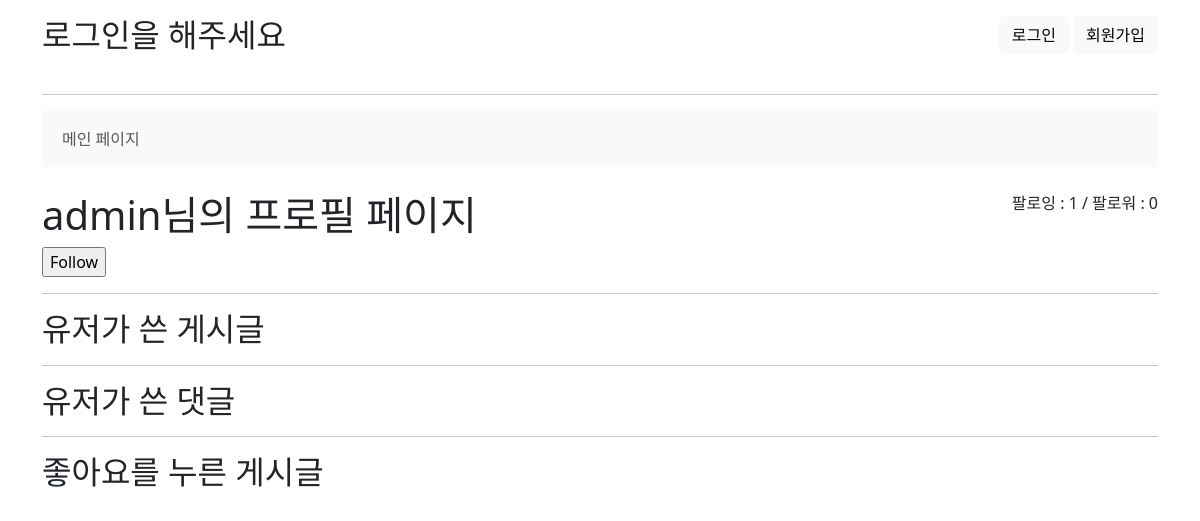
/accounts/profile/admin/, run on an earlier commit of the app's database.
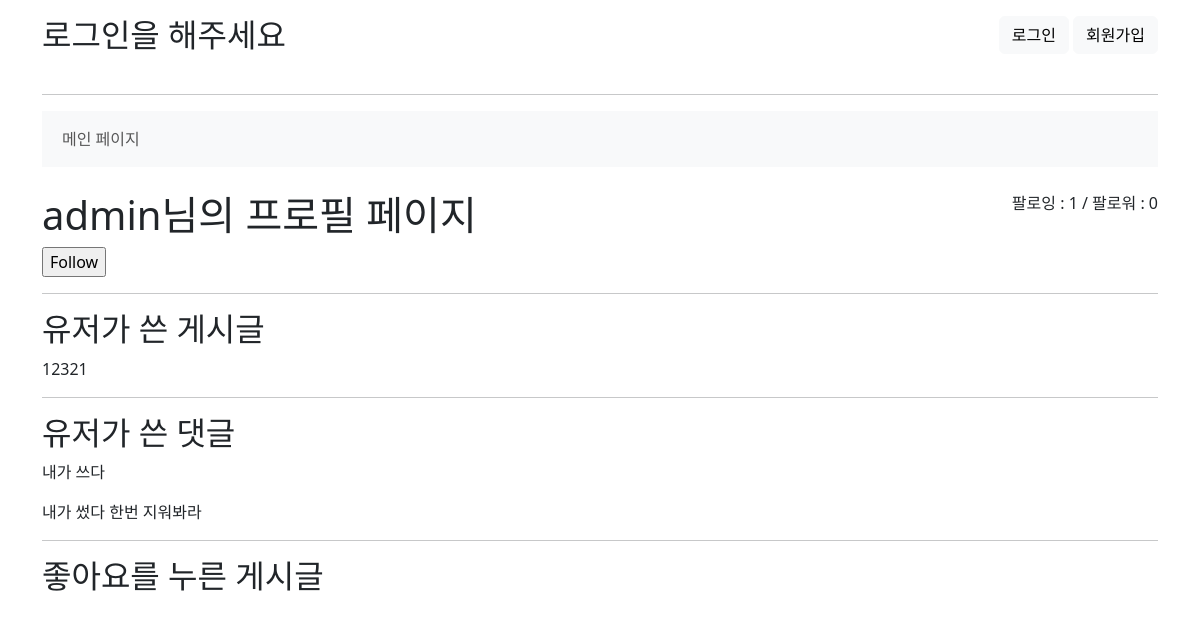
And on a later commit of the database.
### accounts/models.py (models this page shows)
class User(AbstractUser):
    followings = models.ManyToManyField('self', symmetrical=False, related_name='followers')

### boards/models.py (models this page shows)
class Board(models.Model):
    author = models.ForeignKey(settings.AUTH_USER_MODEL, on_delete=models.CASCADE)
    like_users = models.ManyToManyField(
        settings.AUTH_USER_MODEL, related_name='like_boards'
    )
    title = models.CharField(max_length=20)
    content = models.TextField()
    created_at = models.DateTimeField(auto_now_add=True)
    updated_at = models.DateTimeField(auto_now=True)

class Comment(models.Model):
    author = models.ForeignKey(settings.AUTH_USER_MODEL, on_delete=models.CASCADE)
    board = models.ForeignKey(Board, on_delete=models.CASCADE, related_name='comments')
    content = models.CharField(max_length=200)
    created_at = models.DateTimeField(auto_now_add=True)
    updated_at = models.DateTimeField(auto_now=True)

### accounts/views.py (the view)
# urls.py: path('profile/<str:username>/', views.profile, name='profile'),
def profile(request, username):
    User = get_user_model()
    person = User.objects.get(username=username)
    context = {
        'person': person,
    }
    return render(request, 'accounts/profile.html', context)

### accounts/templates/accounts/profile.html (shortened to what this page needs)
{% extends "base.html" %}
{% block content %}
        <div class="d-flex justify-content-between">
            <h1>{{ person.username }}님의 프로필 페이지</h1>
            <div>
                <p>
                    팔로잉 : {{ person.followings.all|length}} / 팔로워 : {{ person.followers.all|length }}
                </p>
            </div>
        </div>
        <div>
            {% if request.user != person %}
                <div>
                    <form action="{% url "accounts:follow" person.pk %} " method="POST">
                    {% if request.user in person.followers.all %}
                        <input type="submit" value="Unfollow">
                    {% else %}
                        <input type="submit" value="Follow">
                    {% endif %}
                    </form>
                </div>
            {% endif %}
        </div>
    <hr>
    <h2>유저가 쓴 게시글</h2>
    {% for article in person.board_set.all  %}
        <p>{{ article.title }}</p>
    {% endfor %}
    <hr>
    <h2>유저가 쓴 댓글</h2>
    {% for comment in person.comment_set.all %}
        <p>{{ comment.content }}</p>
    {% endfor %}
    <hr>
    <h2>좋아요를 누른 게시글</h2>
{% endblock  %}

### templates/base.html (shortened to what this page needs)
<!DOCTYPE html>
<html lang="en">
<head>
  <link href="https://cdn.jsdelivr.net/npm/bootstrap@5.3.2/dist/css/bootstrap.min.css" rel="stylesheet">
</head>
<body>
  <div class="mt-3 container">
    {% if request.user.is_authenticated %}
      <div class="d-flex justify-content-between">
        <h2>Hello, {{ user.username }}</h2>
        <a style="height: 70%;" href="{% url 'accounts:logout' %}"><button class="btn btn-light">로그아웃</button></a>
      </div>
    {% else %}
      <div class="d-flex justify-content-between">
        <h2 class="mb-4">로그인을 해주세요</h2>
        <div>
        <a style="height: 70%;" href="{% url 'accounts:login' %}"><button class="btn btn-light">로그인</button></a>
        <a style="height: 70%;" href="{% url 'accounts:signup' %}"><button class="btn btn-light">회원가입</button></a>
        </div>
      </div>
    {% endif %}
    <hr>
    <div class="mt-3 mb-4">
      {% include '_navbar.html' %}
    </div>
    <div class="mb-5">
      {% block content %}
      {% endblock content %}
    </div>
  </div>
</body>
</html>

### templates/_navbar.html (shortened to what this page needs)
<nav class="navbar navbar-expand-lg bg-light">
  <div class="container-fluid">
    <div class="collapse navbar-collapse" id="navbarNav">
      <ul class="navbar-nav">
        <li class="nav-item">
          <a class="nav-link" aria-current="page" href="{% url 'boards:index' %}">메인 페이지</a>
        </li>
      </ul>
    </div>
  </div>
</nav>

What changed in the data, as far as the page shows it:
added Board: title "12321"
added Comment: content "내가 쓰다"
added Comment: content "내가 썼다 한번 지워봐라"
